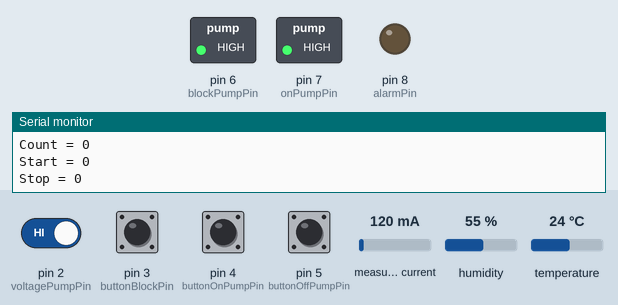
The sketch below on a simulated Arduino Uno, built with avr-gcc and run on an emulated ATmega328P. Shown: switched loads named in the sketch (green lamp = pin HIGH), output pins drawn as LEDs (lit = HIGH), the last lines printed to the serial monitor. The inputs (shaded band) are chosen by the test bench; at power-on: pin 2 (voltagePumpPin) HIGH, pin 3 (buttonBlockPin), pin 4 (buttonOnPumpPin), pin 5 (buttonOffPumpPin) LOW, measured current 120 mA, humidity 55 %, temperature 24 °C. No radio packets arrive unless stated.

Above: at 3.2 s.
3.3 s: pin 3 (buttonBlockPin) pulled HIGH for 0.3 s
At 3.71 s:
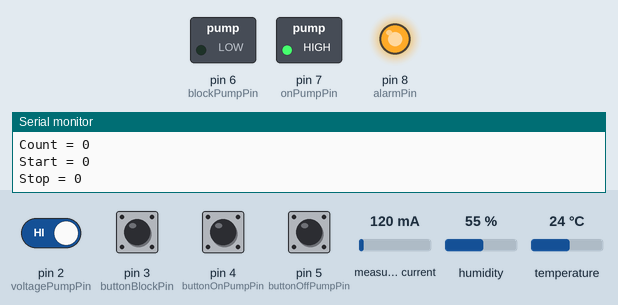
5.4 s: pin 4 (buttonOnPumpPin) pulled HIGH for 0.3 s
At 6.8 s:
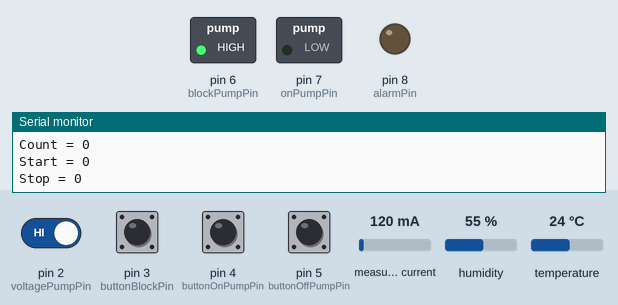
7.2 s: pin 2 (voltagePumpPin) driven LOW
At 7.7 s:
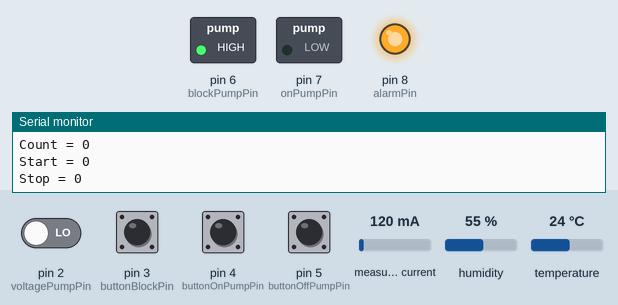
8.8 s: pin 3 (buttonBlockPin) pulled HIGH for 1 s
At 9.6 s:
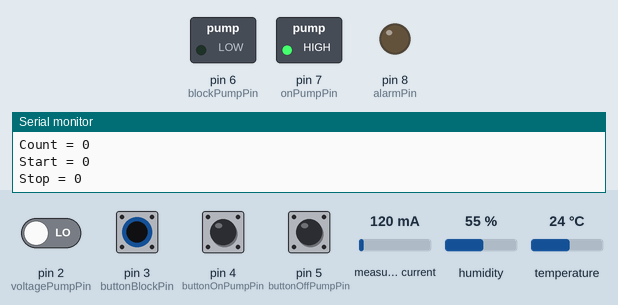
11.3 s: pin 4 (buttonOnPumpPin) pulled HIGH for 1 s
At 12.4 s:
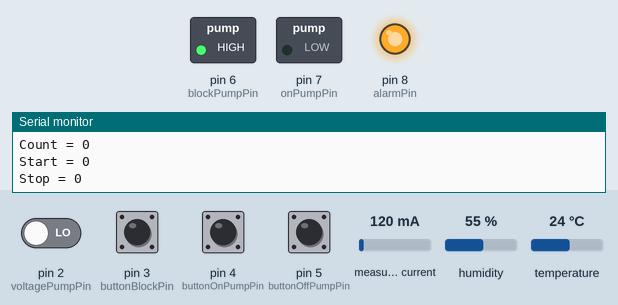
13.8 s: pin 2 (voltagePumpPin) driven HIGH
At 15.6 s:
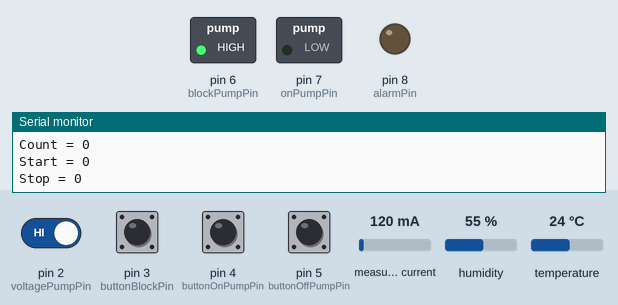
Timing chart, 0 to 16.6 s (numbered marks = the images above; inputs shaded):
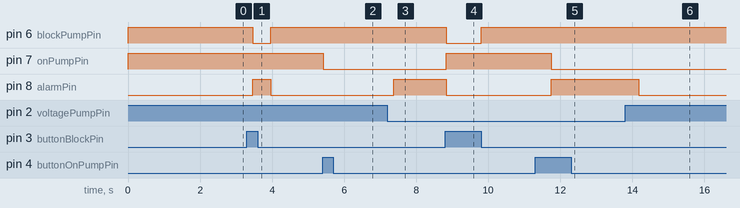

Measured:
- after the input at 3.3 s, pin 6 (blockPumpPin): HIGH → LOW after 0.17 s, → HIGH 0.49 s later; pin 8 (alarmPin): LOW → HIGH after 0.17 s, → LOW 0.49 s later
- after the input at 5.4 s, pin 7 (onPumpPin): HIGH → LOW at once
- after the input at 7.2 s, pin 8 (alarmPin): LOW → HIGH after 0.17 s
- after the input at 8.8 s, pin 6 (blockPumpPin): HIGH → LOW at once, → HIGH 0.98 s later; pin 7 (onPumpPin): LOW → HIGH at once; pin 8 (alarmPin): HIGH → LOW at once
- after the input at 11.3 s, pin 7 (onPumpPin): HIGH → LOW after 0.45 s; pin 8 (alarmPin): LOW → HIGH after 0.45 s
- after the input at 13.8 s, pin 8 (alarmPin): HIGH → LOW after 0.38 s

The sketch:

RCWPS_Pump_6A.ino
```cpp
/*
RCWPS (Remote Controller for Water Pump Station). Arduino UNO
Скетч удаленного контроллера домашней системы дистанционного беспроводного контроля состояния
Насосно-Аккумуляторной станции воды с местной индикауией и управлением.
Include:
1. MCC (Master Central Controller)
2. RCWPS (Remote Controller for Water Pump Station)

Main components RCWPS:
RCWPS           Arduino UNO
Remote Control  nRF2401L
Temperature     DHT11
3xSensor buttons
2xRelay output
HV input
CT analog input

By Ochilnik, 2024
*/

#include "SPI.h"                          //  Подключаем библиотеки для работы с шиной SPI (nRF2401)
#include "nRF24L01.h"                     //  Подключаем библиотеки для работы с nRF2401
#include "RF24.h"                         //  Подключаем библиотеки для работы с nRF2401
#include <Adafruit_Sensor.h>
#include <DHT.h>
#include <DHT_U.h>
#include "EmonLib.h"                      // Include Emon Library. AC current measurement

#define DHTPIN 17                         // Digital pin connected to the DHT sensor
#define DHTTYPE    DHT11                  // DHT 11

RF24 radio(9, 10);                        // порты D9, D10: CE, CSN  For Arduino UNO
DHT_Unified dht(DHTPIN, DHTTYPE);
String bits = "";
EnergyMonitor emon1;                      // Create an instance

const uint64_t addr_tx = 0xAABBCCDD11LL;  // адрес коннектора на передачу
const uint64_t addr_rx = 0xAABBCCDD22LL;  // адрес коннектора на прием
const uint8_t num_ch = 119;               // номер канала

bool commandAlarm;                        // command from MCC - Alarm
bool commandOnPump;                       // command from MCC - Pump ON
bool commandOffPump;                      // command from MCC - Pump OFF
bool commandBlock;                        // command from MCC - Block Pump
bool stateAlarm, alarmMCC, alarmRCWPS;    // Current States signals from RCWPS
bool codErrRCWPS[8] = {0};                // Array of errors codes from RCWPS

uint8_t data_tx[15] = {0};                // Array data to transmit
uint8_t data_rx[5] = {0};                 // Array data to recieve
uint8_t data_tx_previos[15] = {0};        // Array data that transmit last time
uint8_t cycleTimer = 14;                  // Количество циклов таймера до нужного времени 60s / 4,19424s = 14,3
uint8_t cycle = cycleTimer;               // Текущее Количество циклов таймера
//uint8_t codErrMCC;                        // code of errors from MCC

float currentCalibration = 27.0;
float currentRMS;

unsigned long measurement_timestamp = 0;
unsigned long interval = 4000ul;  // Интервал измерений DTH в миллисекундах

/* Error code codErrRCWPS
    0 - If output onPump is ON (inverse) and no voltage
    1 - If output blockPump is ON (inverse) and voltage on
    2
    3
    4
    5
    6
    7

  Error code codErrMCC
    0 - one switching time is longer than 10 minutes
    1 - working time per day longer than 60 minutes
    2 - the consumed current is above the nominal value
    3 - the consumed current is below the nominal value
    4 - the temperature is above 30C
    5 -
    6
    7
*/


/* RX Control words structures
BYTE 0    0     1     2     3     4     5     6     7
  Pin
  Name    alarm onM   offM  block
BYTE 1    0     1     2     3     4     5     6     7
  Pin
  Name


  TX Control words structures
BYTE 0    0     1     2     3     4     5     6     7
  Pin     2Di   4Di   5Di   3Di
  Name    UM    onM   offM  block
BYTE 1    0     1     2     3     4     5     6     7
  Pin     8Do   7Do   6Do
  Name    alarm onM   block
BYTE 2,3
  Pin     14Ai
  Name    int IM
BYTE 4,5
  Pin     15Ai
  Name    P
BYTE 6,7
  Pin     17Ai
  Name    int temperature
BYTE 8
  Pin     17Ai
  Name    int relative_humidity
BYTE 9
  Pin     -
  Name    codErrRCWPS[8]                      // Array of errors codes from RCWPS
BYTE 10
  Pin     -
  Name    uint8_t rest cycles Timer1
*/

//***** PINOUT *****
uint8_t voltagePumpPin = 2; // Voltage is supplied to the motor pump
uint8_t buttonOnPumpPin = 4; // button pump on is pressed
uint8_t buttonOffPumpPin = 5; // button pump off is pressed
uint8_t buttonBlockPin = 3; // triger blocking pump is on
uint8_t blockPumpPin = 6; // command blocking pump
uint8_t onPumpPin = 7; // command pump on
uint8_t alarmPin = 8; // signal attention
uint8_t currentPumpPin = 14; // current is consumed motor pump


void setup(){
// ***** Settings INPUT/OUTPUT
  pinMode(voltagePumpPin, INPUT); // Voltage is supplied to the pump motor
  pinMode(buttonOnPumpPin, INPUT); // button pump on is pressed
  pinMode(buttonOffPumpPin, INPUT); // button pump off is pressed
  pinMode(buttonBlockPin, INPUT); // triger blocking pump is on
  pinMode(blockPumpPin, OUTPUT); // command pump off
  digitalWrite(blockPumpPin, !LOW);
  pinMode(onPumpPin, OUTPUT); // command pump on
  digitalWrite(onPumpPin, !LOW);
  pinMode(alarmPin, OUTPUT); // signal attention

// ***** Settings Serial port
  Serial.begin(115200);

// ***** Settings Timer1
  noInterrupts();                       // отключаем все прерывания
  TCCR1A = 0;                           //  управляющие регистры таймера/счетчика
  TCCR1B = 0;
  TCNT1 = 0;                            // регистр для установки заранее загружаемого значения
  TIMSK1 |= (1 << TOIE1);               // enable timer overflow interrupt ISR
  interrupts();                         // разрешаем все прерывания

// ***** Settings Radio Interface
  Serial.println("Reciver/Transmitter ON");
  radio.begin(); // инициализация радиомодуля
  delay(2000);
  //radio.setPayloadSize(7);        // Установить статичный размер блока данных пользователя в байтах (0-32)
  radio.setDataRate(RF24_250KBPS);  // Установить скорость передачи данных RF24_1MBPS или RF24_2MBPS или RF24_250KBPS
  /*switch(radio.getDataRate()){                            //  Проверка установленной скорости radio.getDataRate()
    case RF24_1MBPS   : Serial.println("setDataRate  1 MBPS"); break; // Если полученное значение RF24_1MBPS
    case RF24_2MBPS   : Serial.println("setDataRate  2 MBPS"); break; // Если полученное значение RF24_2MBPS
    case RF24_250KBPS : Serial.println("setDataRate  250 KBPS"); break;
  }*/
  radio.setCRCLength(RF24_CRC_8);   // Установить размер CRC 8 bit или 16 bit
  radio.setChannel(num_ch);         // установка номера канала
  radio.setAutoAck(true);           // подтверждение приема
  radio.setPALevel(RF24_PA_MAX);    // уровень питания усилителя RF24_PA_MIN, RF24_PA_LOW, RF24_PA_HIGH and RF24_PA_MAX

  //-----Reciever part--
  //radio.enableDynamicPayloads();  //включить поддержку динамического размера полезной нагрузки на приемнике
  radio.openReadingPipe(1, addr_rx); // открыть коннектор на прием
  //closeReadingPipe();             // Закрыть трубу открытую ранее для прослушивания (приёма данных).
  //radio.enableAckPayload();       // разрешить отсылку данных в ответ на входящий сигнал
  radio.startListening();           // перевод модуль в режим работы приемника

  //-----Transmitter part--
  radio.setRetries(5, 15);         // Указать время ожидания = (число+1) * 250 мкс и количество попыток отправки данных от 0 до 15
  radio.openWritingPipe(addr_tx);   // открыть коннект на отправку
  //radio.stopListening();          // перевод модуля в режим работы передатчика
  //radio.powerUp();                // режим полной нагрузки
  //radio.powerDown();              // режим пониженного потребления

//***** Initialize DHT11 device.
  dht.begin();

//***** Initialize class device CT
  emon1.current(currentPumpPin, currentCalibration);             // Current: input pin, calibration.
}

void startPump(){
  digitalWrite(onPumpPin, !HIGH);        // Start Pump (inverse)
  startTimer1();                         // start Timer1 on 63s = cycleTimer(14) * 4,19424s
}

void stopPump(){
  digitalWrite(onPumpPin, !LOW);        // Stop Pump (inverse)
  cycle = cycleTimer;                   // Reset cycles
  TCNT1 = 0;                            // Reset Timer1
  stopTimer1();
}

void blockPump(){
  stopPump();
  digitalWrite(blockPumpPin, !HIGH);    // Disconnect Pump from power
  //stopTimer1();
}

void unblockPump(){
  digitalWrite(blockPumpPin, !LOW);     // Connect Pump to power
  //startTimer1();
}

void startTimer1(){
  TCCR1B |= (1 << CS10)|(1 << CS12);    // Start timer 1 with prescaler 1024
}

void stopTimer1(){
  TCCR1B &= ~(1 << CS10 | 1 << CS11 | 1 << CS12);    // Stop Timer1
}


ISR(TIMER1_OVF_vect) {  // процедура обработки прерывания переполнения счетчика
  if(cycle>0){
    //TCNT1 = value;        // preload timer
    cycle--;
  } else {
    //digitalWrite(ledPin, LOW);  // выключаем светодиод
    //cycle = cycleTimer;
    stopPump();
  }
}


void loop(){

//*********** Control part - Commands and Buttons
  if(digitalRead(onPumpPin) && digitalRead(blockPumpPin) && (commandOnPump || digitalRead(buttonOnPumpPin))) {
    startPump();
  }
  if(!digitalRead(onPumpPin) && digitalRead(blockPumpPin) && (commandOffPump || digitalRead(buttonOffPumpPin))) {
    stopPump();
  }
  if(digitalRead(blockPumpPin) && (commandBlock || digitalRead(buttonBlockPin))) {
    blockPump();
  }
  if(!digitalRead(blockPumpPin) && (!commandBlock && !digitalRead(buttonBlockPin))) {
    unblockPump();
  }

//****** Alarms
  for (int i = 0; i < 8; i++) {                                    // reset array of alarms
  codErrRCWPS[i] = false;
  }
  if(!digitalRead(onPumpPin) && !digitalRead(voltagePumpPin)){     // If output onPump is ON (inverse) and no voltage
    codErrRCWPS[0] = true;                                         // set error code
  } else {
    codErrRCWPS[0] = false;                                        // reset error code
  }
  if(!digitalRead(blockPumpPin) && digitalRead(voltagePumpPin)){  // If output blockPump is ON (inverse) and voltage on
    codErrRCWPS[1] = true;                                         // set error code
  } else {
    codErrRCWPS[1] = false;                                        // set error code
  }
  // Control Alarm LED
  if(isError() || alarmMCC){
    digitalWrite(alarmPin, HIGH);
  } else {
    digitalWrite(alarmPin, LOW);
  }

//****** Reciever part
  if(radio.available()){                       // Если в буфере имеются принятые данные, то ...
    radio.read(&data_rx, sizeof(data_rx));     // Читаем данные из буфера в массив myData указывая сколько всего байт может поместиться в массив.
    //RX BYTE 0
    alarmMCC = (data_rx[0] >> 0) & 0x01; // Bit 0. Remote Command to Alarm
    commandOnPump = (data_rx[0] >> 1) & 0x01; // Bit 1. Remote Command to On Pump
    commandOffPump = (data_rx[0] >> 2) & 0x01; // Bit 2. Remote Command to Off Pump
    commandBlock = (data_rx[0] >> 3) & 0x01; // Bit 3. Remote Command to Block work Pump
    //RX BYTE 1
    //
  }

//****** Transmitter part
  // Prepare data
  //TX BYTE 0
  data_tx[0] =  (digitalRead(buttonBlockPin) << 3) | (digitalRead(buttonOffPumpPin) << 2) |
                (digitalRead(buttonOnPumpPin) << 1) | digitalRead(voltagePumpPin);

  //TX BYTE 1
  data_tx[1] =  (!digitalRead(blockPumpPin) << 2) |
                (!digitalRead(onPumpPin) << 1) | alarmRCWPS;

  //TX BYTES 2 - 3. Motors current
  currentRMS = emon1.calcIrms(1480);  // Calculate Irms only
  int packI = (int)round(currentRMS * 100);
  // Storage Pump Current (2 байта)
  data_tx[2] = (packI >> 8) & 0xFF; // Старший байт температуры
  data_tx[3] = packI & 0xFF;        // Младший байт температуры

  //TX BYTES 4 - 5. Reserved for 15Ai - Waters pressure

  //TX BYTES 6 - 8
  if (millis() - measurement_timestamp >= interval) {
    sensors_event_t event;
    // Get temperature event and print its value.
    dht.temperature().getEvent(&event);
    if (!isnan(event.temperature)) {
      int packTemp = (int)round(event.temperature * 10);
      // Сохраняем температуру (2 байта)
      data_tx[6] = (packTemp >> 8) & 0xFF; // Старший байт температуры
      data_tx[7] = packTemp & 0xFF;        // Младший байт температуры
    }
    // Get humidity event and print its value.
    dht.humidity().getEvent(&event);
    if (!isnan(event.relative_humidity)) {
      data_tx[8] = (int)round(event.relative_humidity);
      // Сохраняем влажность (1 байт)
      //data_tx[8] = (packHum >> 8) & 0xFF;  // Старший байт влажности
      //data_tx[9] = packHum & 0xFF;         // Младший байт влажности

    }
    measurement_timestamp = millis(); // Обновление метки времени
  }

  //TX BYTE 9. Error code RCWPS
  data_tx[9] = 0;
  for (int i = 0; i < 8; i++) {
    if (codErrRCWPS[i]) {
      data_tx[9] |= (1 << i); // Установить бит на соответствующей позиции
    }
  }

  //TX BYTE 10. Rest time to OFF Pump
  data_tx[10] = cycle;


  // Transmit data if not equal previous
  if(!dataAreEqual(data_tx, data_tx_previos, sizeof(data_tx))) {
    radio.stopListening();                       // Выключаем приемник, завершаем прослушивание открытых труб.
    radio.write(&data_tx, sizeof(data_tx));      // Отправляем данные из массива myData указывая сколько байт массива мы хотим отправить.
    toSerialTX();
    radio.startListening();                      // Включаем приемник, начинаем прослушивать открытые коннекты.
  }
  // Print data to serial port
  Serial.println("RX");
  Serial.println("Count = " + String(data_rx[0]));
  Serial.println("Start = " + String(data_rx[1]));
  Serial.println("Stop = " + String(data_rx[2]));
  Serial.println();

  // Copy current station to previous station
  for (uint8_t i = 0; i < sizeof(data_tx); i++) {
    data_tx_previos[i] = data_tx[i];
  }
  delay(300);
}

void toSerialTX(){
  Serial.println("      TX");
    // Генерация строки битов
    bits = "";
    for (int i = 7; i >= 0; i--) {
        bits += String((data_tx[0] >> i) & 1);  // Сдвиг вправо и побитовая операция AND
    }
    Serial.println("      Inputs = " + bits);
    bits = "";
    for (int i = 7; i >= 0; i--) {
        bits += String((data_tx[1] >> i) & 1);  // Сдвиг вправо и побитовая операция AND
    }
    Serial.println("      Outputs = " + bits);
    bits = "";
    for (int i = 7; i >= 0; i--) {
        bits += String((data_tx[9] >> i) & 1);  // Сдвиг вправо и побитовая операция AND
    }
    Serial.println("      Errors = " + bits);
    Serial.print(F("      Current RMS: "));
    uint16_t current_raw = (data_tx[2] << 8) | data_tx[3]; // Объединяем два байта
    float showI = current_raw / 100.0;              // Преобразуем обратно в float
    Serial.print(showI);
    Serial.println(F("A"));
    Serial.print(F("      Temperature: "));
    uint16_t temperature_raw = (data_tx[6] << 8) | data_tx[7]; // Объединяем два байта
    float showT = temperature_raw / 10.0;              // Преобразуем обратно в float
    Serial.print(showT);
    Serial.println(F("°C"));
    Serial.print(F("      Humidity: "));
    //uint16_t humidity_raw = (data_tx[8] << 8) | data_tx[9];    // Объединяем два байта
    //float showH = humidity_raw / 100.0;                    // Преобразуем обратно в float
    Serial.print(String(data_tx[8]));
    Serial.println(F("%"));
    Serial.println("      Cycles = " + String(data_tx[10]));
}

bool isError() {
  for(uint8_t i=0; i < 8; i++){
    if(codErrRCWPS[i] == true){
      alarmRCWPS = true;
      return true;
    }
  }
  alarmRCWPS = false;
  return false;
}

bool isNumber(String str) {
  if (str.length() == 0) return false;
  for (int i = 0; i < str.length(); i++) {
    char c = str.charAt(i);
    if (!isDigit(c)) return false;
  }
  return true;
}

bool dataAreEqual(uint8_t arr1[], uint8_t arr2[], size_t size) {
  for (size_t i = 0; i < size; i++) {
    if (arr1[i] != arr2[i]) {
      return false;
    }
  }
  return true;
}
```
